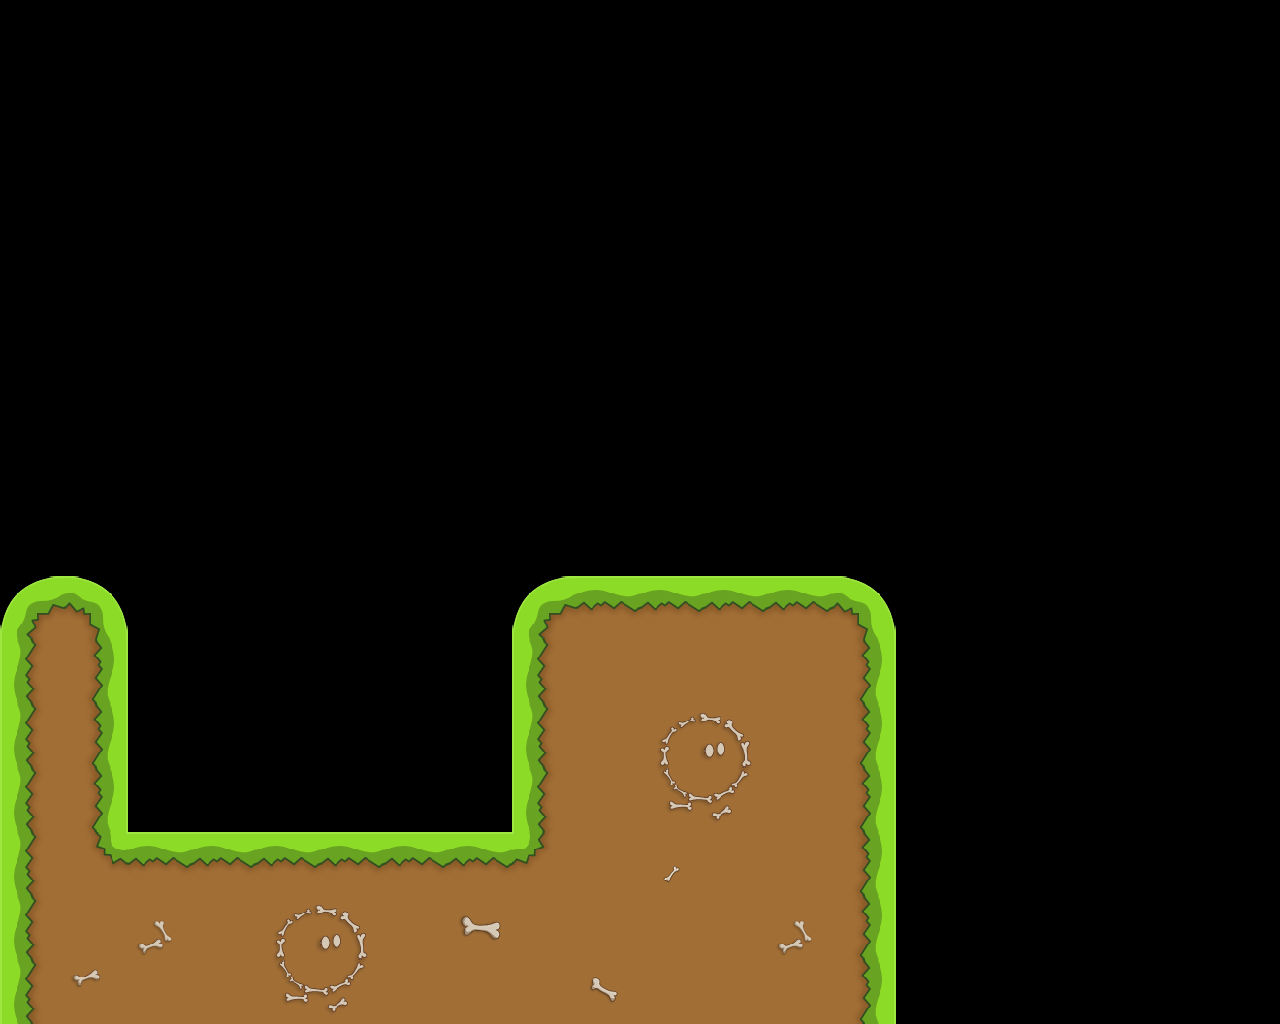

This is a level from a 2D game, rendered from its Tiled map with the project's own tilesets. A one-line summary and the complete map file follow:
An orthogonal 20x16 tile map with 64x64 px tiles, 1 tile layer (Tile Layer 1).

<map version="1.10" tiledversion="1.11.2" orientation="orthogonal" renderorder="right-down" width="20" height="16" tilewidth="64" tileheight="64" infinite="0" nextlayerid="2" nextobjectid="1">
 <tileset firstgid="1" source="grass.tsx" />
 <layer id="1" name="Tile Layer 1" width="20" height="16">
  <data encoding="csv">
0,0,0,0,0,0,0,0,0,0,0,0,0,0,0,0,0,0,0,0,
0,0,0,0,0,0,0,0,0,0,0,0,0,0,0,0,0,0,0,0,
0,0,0,0,0,0,0,0,0,0,0,0,0,0,0,0,0,0,0,0,
0,0,0,0,0,0,0,0,0,0,0,0,0,0,0,0,0,0,0,0,
0,0,0,0,0,0,0,0,0,0,0,0,0,0,0,0,0,0,0,0,
0,0,0,0,0,0,0,0,0,0,0,0,0,0,0,0,0,0,0,0,
0,0,0,0,0,0,0,0,0,0,0,0,0,0,0,0,0,0,0,0,
0,0,0,0,0,0,0,0,0,0,0,0,0,0,0,0,0,0,0,0,
0,0,0,0,0,0,0,0,0,0,0,0,0,0,0,0,0,0,0,0,
33,34,0,0,0,0,0,0,33,17,17,17,17,34,0,0,0,0,0,0,
20,18,0,0,0,0,0,0,20,2,2,2,2,18,0,0,0,0,0,0,
20,18,0,0,0,0,0,0,20,2,65,66,2,18,0,0,0,0,0,0,
20,18,0,0,0,0,0,0,20,2,81,82,2,18,0,0,0,0,0,0,
20,50,17,17,17,17,17,17,49,2,69,2,2,18,0,0,0,0,0,0,
20,2,4,2,65,66,2,68,2,2,2,2,4,18,0,0,0,0,0,0,
20,3,2,2,81,82,2,2,2,67,2,2,2,18,0,0,0,0,0,0
</data>
 </layer>
</map>
